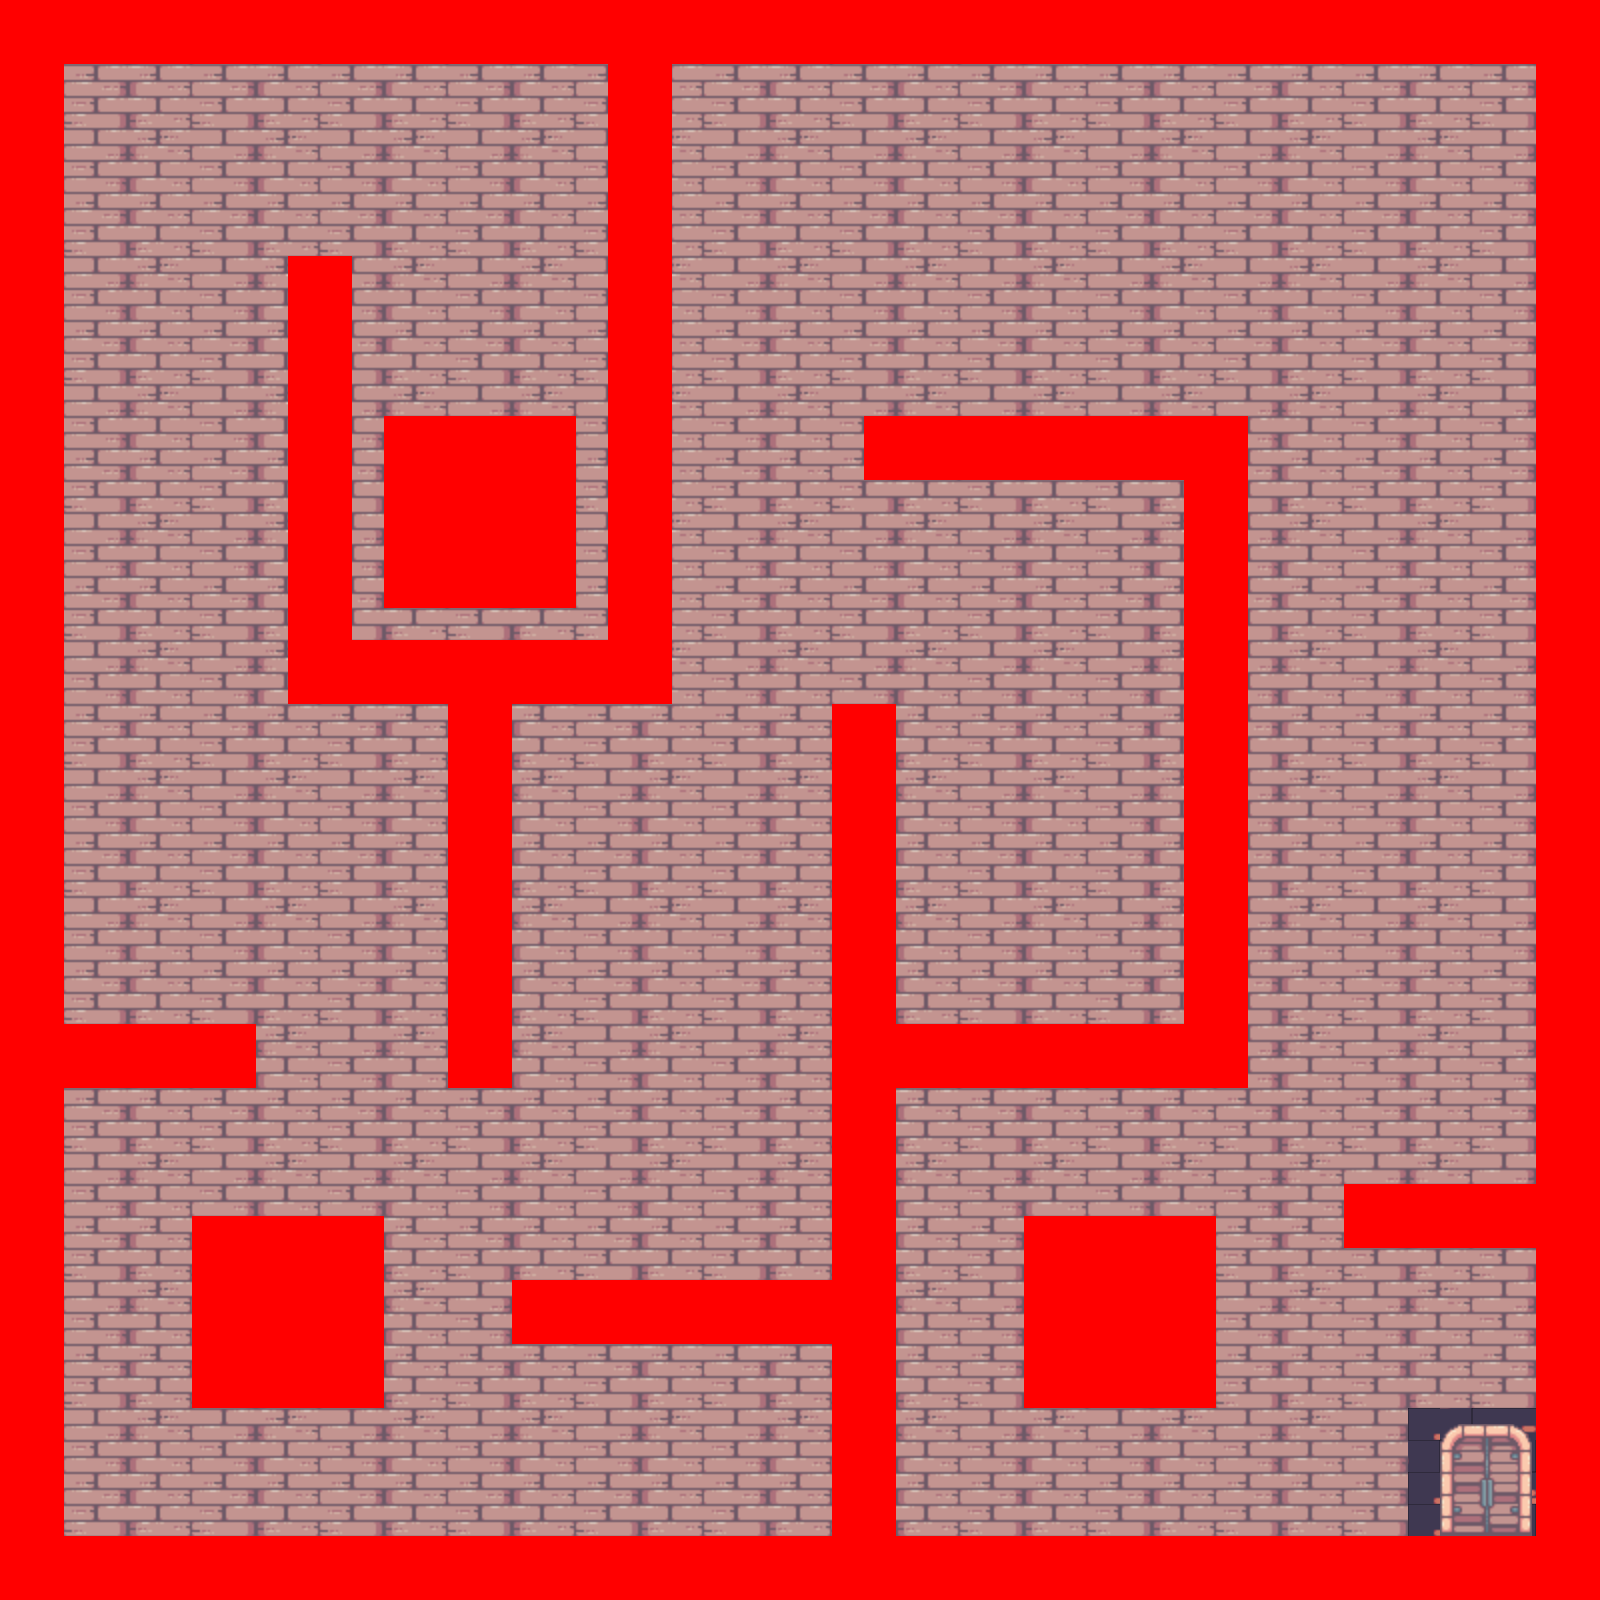

A level layout from a 2D game, rendered from its tile map. Below: a short description, then the map file with tile-grid data replaced by summaries:
An orthogonal 50x50 tile map with 32x32 px tiles, 3 tile layers (Background, maze peremiter, collision), 3 tilesets.

<map version="1.8" tiledversion="1.8.0" orientation="orthogonal" renderorder="right-down" width="50" height="50" tilewidth="32" tileheight="32" infinite="0" nextlayerid="4" nextobjectid="1">
 <tileset firstgid="1" source="../../mazeGameTiles.tsx" />
 <tileset firstgid="989" source="../../mazeGameDoor.tsx" />
 <tileset firstgid="990" source="../../mazeGameCollision.tsx" />
 <layer id="1" name="Background" width="50" height="50">
  <data>[2500 cells, 2500 non-empty, 28 distinct tile ids]</data>
 </layer>
 <layer id="2" name="maze peremiter" width="50" height="50">
  <data>[2500 cells, 765 non-empty, 65 distinct tile ids]</data>
 </layer>
 <layer id="3" name="collision" width="50" height="50">
  <data>[2500 cells, 325 non-empty, 1 distinct tile ids]</data>
 </layer>
</map>
